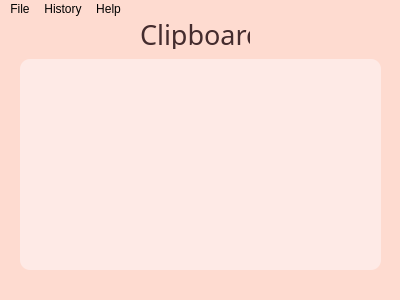
<?xml version="1.0" encoding="UTF-8"?>
<ui version="4.0">
 <class>ClipboardManager</class>
 <widget class="QMainWindow" name="ClipboardManager">
  <property name="geometry">
   <rect>
    <x>0</x>
    <y>0</y>
    <width>400</width>
    <height>300</height>
   </rect>
  </property>
  <property name="windowTitle">
   <string>Clipboard Manager</string>
  </property>
  <property name="windowIcon">
   <iconset>
    <normaloff>icons/clipboard-manager.ico</normaloff>icons/clipboard-manager.ico</iconset>
  </property>
  <property name="styleSheet">
   <string notr="true">background-color: rgb(254, 219, 208);
border-radius: 10px;</string>
  </property>
  <widget class="QWidget" name="centralwidget">
   <widget class="QLabel" name="label">
    <property name="geometry">
     <rect>
      <x>140</x>
      <y>0</y>
      <width>110</width>
      <height>30</height>
     </rect>
    </property>
    <property name="font">
     <font>
      <family>Impact</family>
      <pointsize>20</pointsize>
     </font>
    </property>
    <property name="styleSheet">
     <string notr="true">color: rgb(68, 44, 46);</string>
    </property>
    <property name="text">
     <string>Clipboard</string>
    </property>
   </widget>
   <widget class="QPlainTextEdit" name="plainTextEdit">
    <property name="geometry">
     <rect>
      <x>20</x>
      <y>40</y>
      <width>361</width>
      <height>211</height>
     </rect>
    </property>
    <property name="font">
     <font>
      <family>Comic Sans MS</family>
      <pointsize>10</pointsize>
     </font>
    </property>
    <property name="styleSheet">
     <string notr="true">background-color: rgb(254, 234, 230);
color: rgb(68, 44, 46);</string>
    </property>
   </widget>
  </widget>
  <widget class="QMenuBar" name="menubar">
   <property name="geometry">
    <rect>
     <x>0</x>
     <y>0</y>
     <width>400</width>
     <height>21</height>
    </rect>
   </property>
   <widget class="QMenu" name="menuFile">
    <property name="title">
     <string>File</string>
    </property>
    <addaction name="actionNew"/>
    <addaction name="separator"/>
    <addaction name="actionEmail_Extractor"/>
    <addaction name="actionURL_Extractor"/>
    <addaction name="separator"/>
    <addaction name="actionExit"/>
   </widget>
   <widget class="QMenu" name="menuHelp">
    <property name="title">
     <string>Help</string>
    </property>
    <addaction name="actionAbout"/>
   </widget>
   <widget class="QMenu" name="menuHistory">
    <property name="title">
     <string>History</string>
    </property>
    <addaction name="actionCheck_History"/>
    <addaction name="actionClear_History"/>
   </widget>
   <addaction name="menuFile"/>
   <addaction name="menuHistory"/>
   <addaction name="menuHelp"/>
  </widget>
  <widget class="QStatusBar" name="statusbar"/>
  <action name="actionEmail_Extractor">
   <property name="icon">
    <iconset>
     <normaloff>icons/webmail.png</normaloff>icons/webmail.png</iconset>
   </property>
   <property name="text">
    <string>Email Extractor</string>
   </property>
   <property name="shortcut">
    <string>Ctrl+Shift+E</string>
   </property>
  </action>
  <action name="actionURL_Extractor">
   <property name="icon">
    <iconset>
     <normaloff>icons/url.png</normaloff>icons/url.png</iconset>
   </property>
   <property name="text">
    <string>URL Extractor</string>
   </property>
   <property name="shortcut">
    <string>Ctrl+Shift+U</string>
   </property>
  </action>
  <action name="actionExit">
   <property name="icon">
    <iconset>
     <normaloff>icons/exit.ico</normaloff>icons/exit.ico</iconset>
   </property>
   <property name="text">
    <string>Exit</string>
   </property>
   <property name="shortcut">
    <string>Ctrl+Q, Alt+F4</string>
   </property>
  </action>
  <action name="actionAbout">
   <property name="icon">
    <iconset>
     <normaloff>icons/about.png</normaloff>icons/about.png</iconset>
   </property>
   <property name="text">
    <string>About</string>
   </property>
   <property name="shortcut">
    <string>Ctrl+Shift+I</string>
   </property>
  </action>
  <action name="actionCheck_History">
   <property name="icon">
    <iconset>
     <normaloff>icons/history.png</normaloff>icons/history.png</iconset>
   </property>
   <property name="text">
    <string>Check History</string>
   </property>
   <property name="shortcut">
    <string>Ctrl+H</string>
   </property>
  </action>
  <action name="actionClear_History">
   <property name="icon">
    <iconset>
     <normaloff>icons/clear-history.png</normaloff>icons/clear-history.png</iconset>
   </property>
   <property name="text">
    <string>Clear History</string>
   </property>
   <property name="shortcut">
    <string>Ctrl+Shift+H</string>
   </property>
  </action>
  <action name="actionNew">
   <property name="icon">
    <iconset>
     <normaloff>icons/new.png</normaloff>icons/new.png</iconset>
   </property>
   <property name="text">
    <string>New</string>
   </property>
   <property name="shortcut">
    <string>Ctrl+N</string>
   </property>
  </action>
 </widget>
 <resources/>
 <connections/>
</ui>
